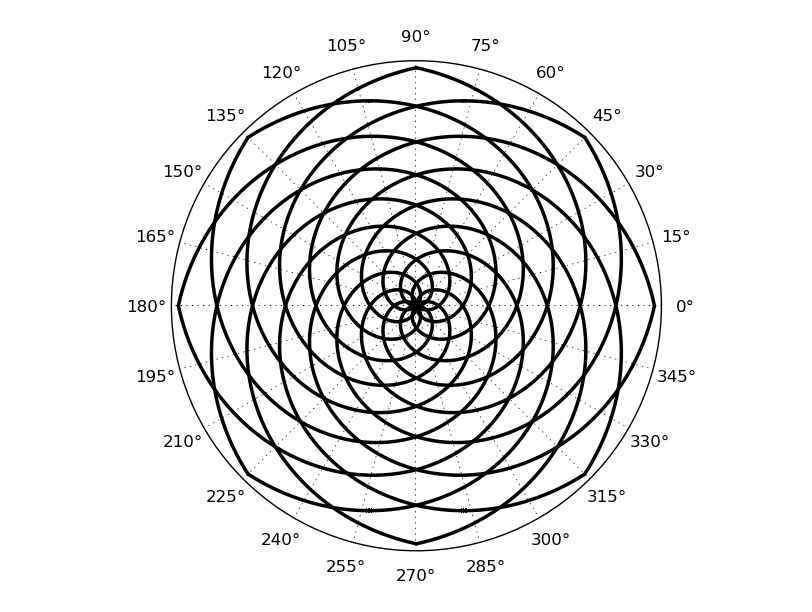

Python code for this plot:
import pylab
import numpy as np

alpha = 0.1

thetas = []
for i in range(8):
    thetas.append(np.arange(0,2*np.pi,0.01)+i*np.pi/4)

r = np.exp(alpha*thetas[0])-1

for theta in thetas:
    pylab.polar(theta, r, color='k', linewidth=2.5)
    pylab.polar(-theta, r, color='k', linewidth=2.5)

pylab.rgrids([1.], labels=None)
pylab.thetagrids(np.arange(0., 360., 360./24), labels=None)

pylab.show()
